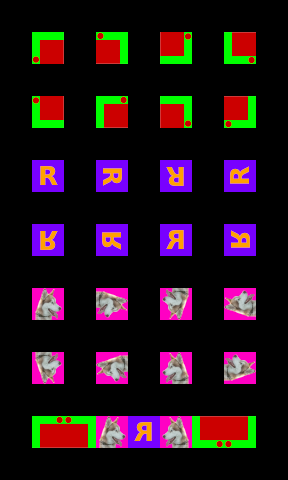

Tiled map render using the project's own tile images. Description and the whole map definition, tile-layer contents included, below:
An orthogonal 9x15 tile map with 32x32 px tiles, 1 tile layer (Tile Layer 1).

<map version="1.2" tiledversion="1.2.1" orientation="orthogonal" renderorder="right-down" width="9" height="15" tilewidth="32" tileheight="32" infinite="0" nextlayerid="2" nextobjectid="1">
 <tileset firstgid="1" name="tileset" tilewidth="32" tileheight="32" tilecount="3" columns="3">
  <image source="tileset.bmp" trans="ff00ff" width="96" height="32" />
 </tileset>
 <layer id="1" name="Tile Layer 1" width="9" height="15">
  <data encoding="csv">
0,0,0,0,0,0,0,0,0,
0,1,0,2684354561,0,3221225473,0,1610612737,0,
0,0,0,0,0,0,0,0,0,
0,1073741825,0,536870913,0,2147483649,0,3758096385,0,
0,0,0,0,0,0,0,0,0,
0,2,0,2684354562,0,3221225474,0,1610612738,0,
0,0,0,0,0,0,0,0,0,
0,1073741826,0,536870914,0,2147483650,0,3758096386,0,
0,0,0,0,0,0,0,0,0,
0,3,0,2684354563,0,3221225475,0,1610612739,0,
0,0,0,0,0,0,0,0,0,
0,1073741827,0,536870915,0,2147483651,0,3758096387,0,
0,0,0,0,0,0,0,0,0,
0,536870913,2684354561,3,2147483650,2147483651,1610612737,3758096385,0,
0,0,0,0,0,0,0,0,0
</data>
 </layer>
</map>